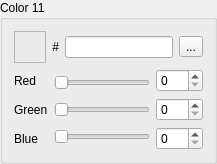
        <widget class="QGroupBox" name="group_11">
         <property name="title">
          <string>Color 11</string>
         </property>
         <layout class="QFormLayout" name="formLayout_57">
          <item row="0" column="0">
           <widget class="QFrame" name="colorFrame_11">
            <property name="minimumSize">
             <size>
              <width>32</width>
              <height>32</height>
             </size>
            </property>
            <property name="maximumSize">
             <size>
              <width>32</width>
              <height>32</height>
             </size>
            </property>
            <property name="frameShape">
             <enum>QFrame::StyledPanel</enum>
            </property>
            <property name="frameShadow">
             <enum>QFrame::Raised</enum>
            </property>
           </widget>
          </item>
          <item row="1" column="0" colspan="2">
           <widget class="QFrame" name="frame_198">
            <property name="frameShape">
             <enum>QFrame::NoFrame</enum>
            </property>
            <property name="frameShadow">
             <enum>QFrame::Raised</enum>
            </property>
            <layout class="QHBoxLayout" name="horizontalLayout_57">
             <property name="leftMargin">
              <number>0</number>
             </property>
             <property name="topMargin">
              <number>0</number>
             </property>
             <property name="rightMargin">
              <number>0</number>
             </property>
             <property name="bottomMargin">
              <number>0</number>
             </property>
             <item>
              <widget class="QFrame" name="frame_199">
               <property name="frameShape">
                <enum>QFrame::NoFrame</enum>
               </property>
               <property name="frameShadow">
                <enum>QFrame::Raised</enum>
               </property>
               <layout class="QVBoxLayout" name="verticalLayout_113">
                <property name="leftMargin">
                 <number>0</number>
                </property>
                <property name="topMargin">
                 <number>0</number>
                </property>
                <property name="rightMargin">
                 <number>0</number>
                </property>
                <property name="bottomMargin">
                 <number>0</number>
                </property>
                <item>
                 <widget class="QLabel" name="label_113">
                  <property name="text">
                   <string>Red</string>
                  </property>
                 </widget>
                </item>
                <item>
                 <widget class="QLabel" name="label_114">
                  <property name="text">
                   <string>Green</string>
                  </property>
                 </widget>
                </item>
                <item>
                 <widget class="QLabel" name="label_115">
                  <property name="text">
                   <string>Blue</string>
                  </property>
                 </widget>
                </item>
               </layout>
              </widget>
             </item>
             <item>
              <widget class="QFrame" name="frame_200">
               <property name="frameShape">
                <enum>QFrame::NoFrame</enum>
               </property>
               <property name="frameShadow">
                <enum>QFrame::Raised</enum>
               </property>
               <layout class="QVBoxLayout" name="verticalLayout_114">
                <property name="leftMargin">
                 <number>0</number>
                </property>
                <property name="topMargin">
                 <number>0</number>
                </property>
                <property name="rightMargin">
                 <number>0</number>
                </property>
                <property name="bottomMargin">
                 <number>0</number>
                </property>
                <item>
                 <widget class="QSlider" name="slider_red_11">
                  <property name="maximum">
                   <number>31</number>
                  </property>
                  <property name="pageStep">
                   <number>4</number>
                  </property>
                  <property name="orientation">
                   <enum>Qt::Horizontal</enum>
                  </property>
                 </widget>
                </item>
                <item>
                 <widget class="QSlider" name="slider_green_11">
                  <property name="maximum">
                   <number>31</number>
                  </property>
                  <property name="pageStep">
                   <number>4</number>
                  </property>
                  <property name="orientation">
                   <enum>Qt::Horizontal</enum>
                  </property>
                 </widget>
                </item>
                <item>
                 <widget class="QSlider" name="slider_blue_11">
                  <property name="maximum">
                   <number>31</number>
                  </property>
                  <property name="pageStep">
                   <number>4</number>
                  </property>
                  <property name="orientation">
                   <enum>Qt::Horizontal</enum>
                  </property>
                 </widget>
                </item>
               </layout>
              </widget>
             </item>
             <item>
              <widget class="QFrame" name="frame_201">
               <property name="frameShape">
                <enum>QFrame::NoFrame</enum>
               </property>
               <property name="frameShadow">
                <enum>QFrame::Raised</enum>
               </property>
               <layout class="QVBoxLayout" name="verticalLayout_115">
                <property name="leftMargin">
                 <number>0</number>
                </property>
                <property name="topMargin">
                 <number>0</number>
                </property>
                <property name="rightMargin">
                 <number>0</number>
                </property>
                <property name="bottomMargin">
                 <number>0</number>
                </property>
                <item>
                 <widget class="QSpinBox" name="spin_red_11">
                  <property name="maximum">
                   <number>255</number>
                  </property>
                  <property name="singleStep">
                   <number>8</number>
                  </property>
                 </widget>
                </item>
                <item>
                 <widget class="QSpinBox" name="spin_green_11">
                  <property name="maximum">
                   <number>255</number>
                  </property>
                  <property name="singleStep">
                   <number>8</number>
                  </property>
                 </widget>
                </item>
                <item>
                 <widget class="QSpinBox" name="spin_blue_11">
                  <property name="maximum">
                   <number>255</number>
                  </property>
                  <property name="singleStep">
                   <number>8</number>
                  </property>
                 </widget>
                </item>
               </layout>
              </widget>
             </item>
            </layout>
           </widget>
          </item>
          <item row="0" column="1">
           <widget class="QFrame" name="frame_202">
            <property name="frameShape">
             <enum>QFrame::NoFrame</enum>
            </property>
            <property name="frameShadow">
             <enum>QFrame::Raised</enum>
            </property>
            <layout class="QVBoxLayout" name="verticalLayout_116">
             <property name="leftMargin">
              <number>0</number>
             </property>
             <property name="topMargin">
              <number>0</number>
             </property>
             <property name="rightMargin">
              <number>0</number>
             </property>
             <property name="bottomMargin">
              <number>0</number>
             </property>
             <item>
              <widget class="QFrame" name="frame_203">
               <property name="frameShape">
                <enum>QFrame::NoFrame</enum>
               </property>
               <property name="frameShadow">
                <enum>QFrame::Raised</enum>
               </property>
               <layout class="QGridLayout" name="gridLayout_13">
                <property name="leftMargin">
                 <number>0</number>
                </property>
                <property name="topMargin">
                 <number>0</number>
                </property>
                <property name="rightMargin">
                 <number>0</number>
                </property>
                <property name="bottomMargin">
                 <number>0</number>
                </property>
                <item row="0" column="0">
                 <widget class="QFrame" name="frame_204">
                  <property name="frameShape">
                   <enum>QFrame::NoFrame</enum>
                  </property>
                  <property name="frameShadow">
                   <enum>QFrame::Raised</enum>
                  </property>
                  <layout class="QFormLayout" name="formLayout_58">
                   <property name="leftMargin">
                    <number>0</number>
                   </property>
                   <property name="topMargin">
                    <number>0</number>
                   </property>
                   <property name="rightMargin">
                    <number>0</number>
                   </property>
                   <property name="bottomMargin">
                    <number>0</number>
                   </property>
                   <item row="0" column="0">
                    <widget class="QLabel" name="label_116">
                     <property name="text">
                      <string>#</string>
                     </property>
                     <property name="alignment">
                      <set>Qt::AlignRight|Qt::AlignTrailing|Qt::AlignVCenter</set>
                     </property>
                    </widget>
                   </item>
                   <item row="0" column="1">
                    <widget class="QLineEdit" name="hex_11"/>
                   </item>
                  </layout>
                 </widget>
                </item>
                <item row="0" column="1">
                 <widget class="QToolButton" name="pick_11">
                  <property name="text">
                   <string>...</string>
                  </property>
                  <property name="icon">
                   <iconset resource="../resources/images.qrc">
                    <normaloff>:/icons/pipette.ico</normaloff>:/icons/pipette.ico</iconset>
                  </property>
                 </widget>
                </item>
               </layout>
              </widget>
             </item>
            </layout>
           </widget>
          </item>
         </layout>
        </widget>
